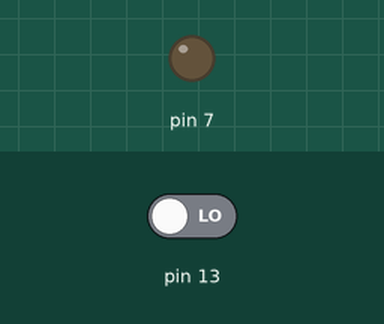
Recording of a sketch running on a simulated Arduino Uno, built with avr-gcc and run on an emulated ATmega328P. Shown: output pins drawn as LEDs (lit = HIGH). The test bench sets the inputs (shaded band); at power-on: pin 13 LOW. What the sketch prints to the serial monitor is not drawn.

Above: at 1.8 s.
1.9 s: pin 13 driven HIGH
At 2.6 s:
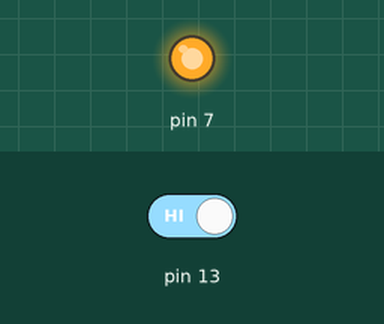
3.5 s: pin 13 driven LOW
At 4.9 s:
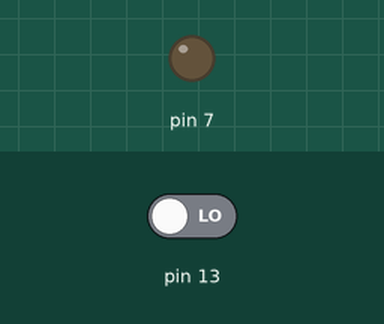
Timing chart, 0 to 6.5 s (numbered marks = the images above; inputs shaded):
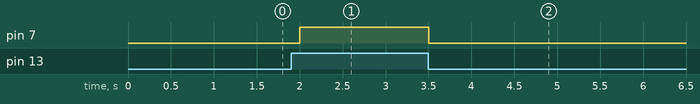

Measured:
- after the input at 1.9 s, pin 7: LOW → HIGH after 0.10 s
- after the input at 3.5 s, pin 7: HIGH → LOW at once

The sketch:

prac_3.1.ino
```cpp
void setup() {
  pinMode (13, INPUT);
  pinMode (7,OUTPUT);
  Serial.begin (9600);

}

void loop() {
  bool int1;
  int1=digitalRead(13);

  if(int1== HIGH){
    digitalWrite(7,HIGH);
    Serial.print(int1);
    delay(500);
  }
  else{
    digitalWrite(7,LOW);
    Serial.print(int1);
    delay(500);
  }

}
```
